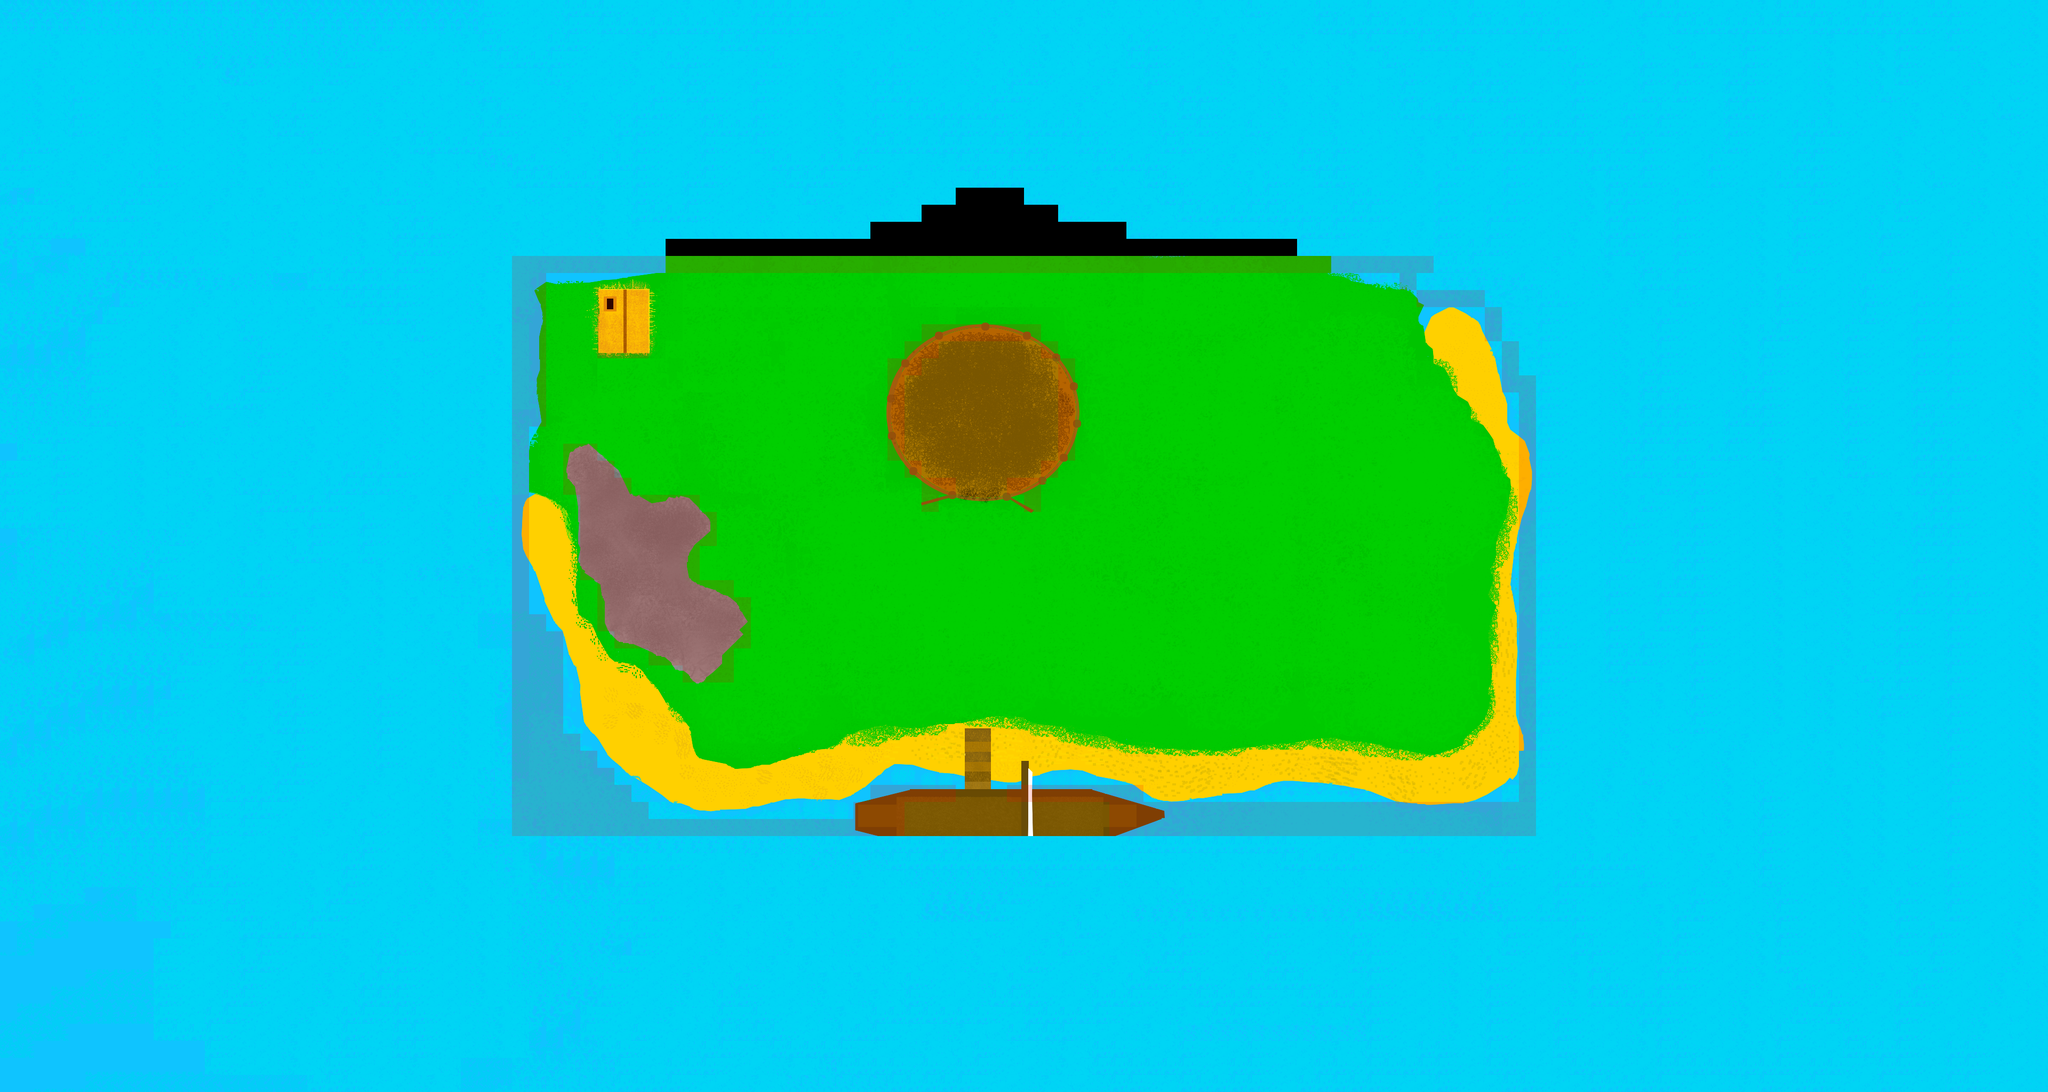

Tiled map render using the project's own tile images. Description and the map definition, with tile-layer contents summarised, below:
An orthogonal 120x64 tile map with 32x32 px tiles, 3 tile layers (Tile Layer 1, GameObjects, Collision), 1 hidden layer not drawn, 2 tilesets and 46 objects.

<map version="1.0" orientation="orthogonal" width="120" height="64" tilewidth="32" tileheight="32">
 <tileset firstgid="1" name="mappi" tilewidth="32" tileheight="32">
  <image source="mappi.png" width="1920" height="1080" />
 </tileset>
 <tileset firstgid="1981" name="punainen" tilewidth="32" tileheight="32">
  <image source="punainen.png" width="82" height="82" />
 </tileset>
 <layer name="Tile Layer 1" width="120" height="64">
  <data>[7680 cells, 7616 non-empty, 1857 distinct tile ids]</data>
 </layer>
 <layer name="GameObjects" width="120" height="64">
  <data>[7680 cells, 0 non-empty, 0 distinct tile ids]</data>
 </layer>
 <layer name="Collision" width="120" height="64" opacity="0.16">
  <data>[7680 cells, 388 non-empty, 1 distinct tile ids]</data>
 </layer>
 <objectgroup name="Lammas_Objects" width="120" height="64">
  <object x="1772" y="661" width="32" height="32" />
  <object x="1896" y="661" width="32" height="32" />
  <object x="1735" y="722" width="32" height="32" />
  <object x="1796" y="723" width="32" height="32" />
  <object x="1868" y="723" width="32" height="32" />
  <object x="1928" y="725" width="32" height="32" />
  <object x="1734" y="782" width="32" height="32" />
  <object x="1797" y="783" width="32" height="32" />
  <object x="1865" y="783" width="32" height="32" />
  <object x="1933" y="783" width="32" height="32" />
  <object x="1785" y="842" width="32" height="32" />
  <object x="1864" y="841" width="32" height="32" />
 </objectgroup>
 <objectgroup name="susi" width="120" height="64">
  <object x="1141" y="721" />
  <object x="1143" y="673" width="20" height="22" />
  <object x="1180" y="676" width="20" height="19" />
  <object x="1172" y="706" width="29" height="24" />
  <object x="1126" y="686" width="16" height="17" />
  <object x="1154" y="691" width="22" height="13" />
  <object x="1185" y="687" width="18" height="23" />
  <object x="1211" y="691" width="16" height="19" />
  <object x="1149" y="705" width="24" height="21" />
  <object x="1170" y="670" width="19" height="22" />
  <object x="1119" y="678" width="16" height="19" />
  <object x="1144" y="704" width="24" height="20" />
  <object x="1178" y="700" width="17" height="23" />
  <object x="2443" y="918" width="1" />
 </objectgroup>
 <layer name="Lammas_Objects1" width="120" height="64" visible="0">
  <data>[7680 cells, 12 non-empty, 1 distinct tile ids]</data>
 </layer>
 <objectgroup name="Laiva" width="120" height="64">
  <object x="1698" y="1509" width="89" height="61" />
  <object x="1785" y="1531" width="134" height="42" />
  <object x="1910" y="1504" width="166" height="65" />
  <object x="1747" y="1485" width="227" height="68" />
  <object x="1768" y="1471" width="171" height="65" />
 </objectgroup>
 <objectgroup name="LammasPussi" width="120" height="64">
  <object x="1705" y="1513" width="24" height="19" />
  <object x="1738" y="1512" width="21" height="17" />
  <object x="1766" y="1511" width="20" height="16" />
  <object x="1702" y="1544" width="28" height="23" />
  <object x="1744" y="1547" width="14" height="17" />
  <object x="1765" y="1548" width="32" height="22" />
  <object x="1926" y="1511" width="29" height="34" />
  <object x="1974" y="1511" width="43" height="29" />
  <object x="2028" y="1515" width="36" height="24" />
  <object x="1929" y="1553" width="31" height="15" />
  <object x="1981" y="1552" width="28" height="12" />
  <object x="2028" y="1549" width="33" height="16" />
 </objectgroup>
 <objectgroup name="player.object" width="120" height="64">
  <object x="1810" y="1340" width="46" height="65" />
  <object x="2448" y="925" />
 </objectgroup>
 <objectgroup name="collisionO" width="120" height="64" visible="0">
  <object x="1413" y="1040" width="975" height="125" />
 </objectgroup>
</map>